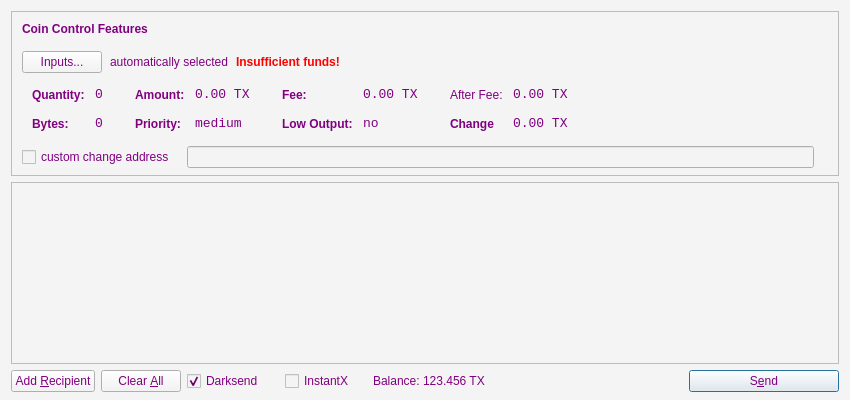
<?xml version="1.0" encoding="UTF-8"?>
<ui version="4.0">
 <class>SendCoinsDialog</class>
 <widget class="QDialog" name="SendCoinsDialog">
  <property name="geometry">
   <rect>
    <x>0</x>
    <y>0</y>
    <width>850</width>
    <height>400</height>
   </rect>
  </property>
  <property name="windowTitle">
   <string>Send Coins</string>
  </property>
  <property name="styleSheet">
   <string notr="true">color: rgb(204, 155, 68);
background-color: rgb(244, 244, 244);</string>
  </property>
  <layout class="QVBoxLayout" name="verticalLayout" stretch="0,1,0">
   <property name="bottomMargin">
    <number>8</number>
   </property>
   <item>
    <widget class="QFrame" name="frameCoinControl">
     <property name="sizePolicy">
      <sizepolicy hsizetype="Expanding" vsizetype="Expanding">
       <horstretch>0</horstretch>
       <verstretch>0</verstretch>
      </sizepolicy>
     </property>
     <property name="maximumSize">
      <size>
       <width>16777215</width>
       <height>16777215</height>
      </size>
     </property>
     <property name="frameShape">
      <enum>QFrame::StyledPanel</enum>
     </property>
     <property name="frameShadow">
      <enum>QFrame::Sunken</enum>
     </property>
     <layout class="QVBoxLayout" name="verticalLayoutCoinControl2">
      <property name="spacing">
       <number>6</number>
      </property>
      <property name="leftMargin">
       <number>0</number>
      </property>
      <property name="topMargin">
       <number>0</number>
      </property>
      <property name="rightMargin">
       <number>0</number>
      </property>
      <property name="bottomMargin">
       <number>6</number>
      </property>
      <item>
       <layout class="QVBoxLayout" name="verticalLayoutCoinControl" stretch="0,0,0,0,1">
        <property name="spacing">
         <number>0</number>
        </property>
        <property name="leftMargin">
         <number>10</number>
        </property>
        <property name="topMargin">
         <number>10</number>
        </property>
        <item>
         <layout class="QHBoxLayout" name="horizontalLayoutCoinControl1">
          <property name="bottomMargin">
           <number>15</number>
          </property>
          <item>
           <widget class="QLabel" name="labelCoinControlFeatures">
            <property name="sizePolicy">
             <sizepolicy hsizetype="Preferred" vsizetype="Maximum">
              <horstretch>0</horstretch>
              <verstretch>0</verstretch>
             </sizepolicy>
            </property>
            <property name="font">
             <font>
              <weight>75</weight>
              <bold>true</bold>
             </font>
            </property>
            <property name="styleSheet">
             <string notr="true"> color: #800080;</string>
            </property>
            <property name="text">
             <string>Coin Control Features</string>
            </property>
           </widget>
          </item>
         </layout>
        </item>
        <item>
         <layout class="QHBoxLayout" name="horizontalLayoutCoinControl2" stretch="0,0,0,0">
          <property name="spacing">
           <number>8</number>
          </property>
          <property name="bottomMargin">
           <number>10</number>
          </property>
          <item>
           <widget class="QPushButton" name="pushButtonCoinControl">
            <property name="styleSheet">
             <string notr="true">color: #800080;</string>
            </property>
            <property name="text">
             <string>Inputs...</string>
            </property>
           </widget>
          </item>
          <item>
           <widget class="QLabel" name="labelCoinControlAutomaticallySelected">
            <property name="styleSheet">
             <string notr="true">color: #800080;</string>
            </property>
            <property name="text">
             <string>automatically selected</string>
            </property>
            <property name="margin">
             <number>5</number>
            </property>
           </widget>
          </item>
          <item>
           <widget class="QLabel" name="labelCoinControlInsuffFunds">
            <property name="font">
             <font>
              <weight>75</weight>
              <bold>true</bold>
             </font>
            </property>
            <property name="styleSheet">
             <string notr="true">color:red;font-weight:bold;</string>
            </property>
            <property name="text">
             <string>Insufficient funds!</string>
            </property>
            <property name="margin">
             <number>5</number>
            </property>
           </widget>
          </item>
          <item>
           <spacer name="horizontalSpacerCoinControl">
            <property name="orientation">
             <enum>Qt::Horizontal</enum>
            </property>
            <property name="sizeHint" stdset="0">
             <size>
              <width>40</width>
              <height>1</height>
             </size>
            </property>
           </spacer>
          </item>
         </layout>
        </item>
        <item>
         <widget class="QWidget" name="widgetCoinControl" native="true">
          <property name="sizePolicy">
           <sizepolicy hsizetype="Preferred" vsizetype="Preferred">
            <horstretch>0</horstretch>
            <verstretch>0</verstretch>
           </sizepolicy>
          </property>
          <property name="minimumSize">
           <size>
            <width>0</width>
            <height>0</height>
           </size>
          </property>
          <property name="styleSheet">
           <string notr="true"/>
          </property>
          <layout class="QHBoxLayout" name="horizontalLayoutCoinControl5">
           <property name="leftMargin">
            <number>0</number>
           </property>
           <property name="topMargin">
            <number>0</number>
           </property>
           <property name="rightMargin">
            <number>0</number>
           </property>
           <property name="bottomMargin">
            <number>0</number>
           </property>
           <item>
            <layout class="QHBoxLayout" name="horizontalLayoutCoinControl3" stretch="0,0,0,1">
             <property name="spacing">
              <number>20</number>
             </property>
             <property name="topMargin">
              <number>0</number>
             </property>
             <property name="bottomMargin">
              <number>10</number>
             </property>
             <item>
              <layout class="QFormLayout" name="formLayoutCoinControl1">
               <property name="horizontalSpacing">
                <number>10</number>
               </property>
               <property name="verticalSpacing">
                <number>14</number>
               </property>
               <property name="leftMargin">
                <number>10</number>
               </property>
               <property name="topMargin">
                <number>4</number>
               </property>
               <property name="rightMargin">
                <number>6</number>
               </property>
               <item row="0" column="0">
                <widget class="QLabel" name="labelCoinControlQuantityText">
                 <property name="styleSheet">
                  <string notr="true">font-weight:bold; color: #800080;</string>
                 </property>
                 <property name="text">
                  <string>Quantity:</string>
                 </property>
                 <property name="margin">
                  <number>0</number>
                 </property>
                </widget>
               </item>
               <item row="0" column="1">
                <widget class="QLabel" name="labelCoinControlQuantity">
                 <property name="font">
                  <font>
                   <family>Monospace</family>
                   <pointsize>10</pointsize>
                  </font>
                 </property>
                 <property name="cursor">
                  <cursorShape>IBeamCursor</cursorShape>
                 </property>
                 <property name="contextMenuPolicy">
                  <enum>Qt::ActionsContextMenu</enum>
                 </property>
                 <property name="styleSheet">
                  <string notr="true">color: #800080;</string>
                 </property>
                 <property name="text">
                  <string>0</string>
                 </property>
                 <property name="margin">
                  <number>0</number>
                 </property>
                 <property name="textInteractionFlags">
                  <set>Qt::LinksAccessibleByMouse|Qt::TextSelectableByKeyboard|Qt::TextSelectableByMouse</set>
                 </property>
                </widget>
               </item>
               <item row="1" column="0">
                <widget class="QLabel" name="labelCoinControlBytesText">
                 <property name="styleSheet">
                  <string notr="true">font-weight:bold; color: #800080;</string>
                 </property>
                 <property name="text">
                  <string>Bytes:</string>
                 </property>
                </widget>
               </item>
               <item row="1" column="1">
                <widget class="QLabel" name="labelCoinControlBytes">
                 <property name="font">
                  <font>
                   <family>Monospace</family>
                   <pointsize>10</pointsize>
                  </font>
                 </property>
                 <property name="cursor">
                  <cursorShape>IBeamCursor</cursorShape>
                 </property>
                 <property name="contextMenuPolicy">
                  <enum>Qt::ActionsContextMenu</enum>
                 </property>
                 <property name="styleSheet">
                  <string notr="true">color: #800080;</string>
                 </property>
                 <property name="text">
                  <string>0</string>
                 </property>
                 <property name="textInteractionFlags">
                  <set>Qt::LinksAccessibleByMouse|Qt::TextSelectableByKeyboard|Qt::TextSelectableByMouse</set>
                 </property>
                </widget>
               </item>
              </layout>
             </item>
             <item>
              <layout class="QFormLayout" name="formLayoutCoinControl2">
               <property name="horizontalSpacing">
                <number>10</number>
               </property>
               <property name="verticalSpacing">
                <number>14</number>
               </property>
               <property name="leftMargin">
                <number>6</number>
               </property>
               <property name="topMargin">
                <number>4</number>
               </property>
               <property name="rightMargin">
                <number>6</number>
               </property>
               <item row="0" column="0">
                <widget class="QLabel" name="labelCoinControlAmountText">
                 <property name="styleSheet">
                  <string notr="true">font-weight:bold; color: #800080;</string>
                 </property>
                 <property name="text">
                  <string>Amount:</string>
                 </property>
                 <property name="margin">
                  <number>0</number>
                 </property>
                </widget>
               </item>
               <item row="0" column="1">
                <widget class="QLabel" name="labelCoinControlAmount">
                 <property name="font">
                  <font>
                   <family>Monospace</family>
                   <pointsize>10</pointsize>
                  </font>
                 </property>
                 <property name="cursor">
                  <cursorShape>IBeamCursor</cursorShape>
                 </property>
                 <property name="contextMenuPolicy">
                  <enum>Qt::ActionsContextMenu</enum>
                 </property>
                 <property name="styleSheet">
                  <string notr="true">color: #800080;</string>
                 </property>
                 <property name="text">
                  <string>0.00 TX</string>
                 </property>
                 <property name="textInteractionFlags">
                  <set>Qt::LinksAccessibleByMouse|Qt::TextSelectableByKeyboard|Qt::TextSelectableByMouse</set>
                 </property>
                </widget>
               </item>
               <item row="1" column="0">
                <widget class="QLabel" name="labelCoinControlPriorityText">
                 <property name="styleSheet">
                  <string notr="true">font-weight:bold; color: #800080;</string>
                 </property>
                 <property name="text">
                  <string>Priority:</string>
                 </property>
                </widget>
               </item>
               <item row="1" column="1">
                <widget class="QLabel" name="labelCoinControlPriority">
                 <property name="font">
                  <font>
                   <family>Monospace</family>
                   <pointsize>10</pointsize>
                  </font>
                 </property>
                 <property name="cursor">
                  <cursorShape>IBeamCursor</cursorShape>
                 </property>
                 <property name="contextMenuPolicy">
                  <enum>Qt::ActionsContextMenu</enum>
                 </property>
                 <property name="styleSheet">
                  <string notr="true">color: #800080;</string>
                 </property>
                 <property name="text">
                  <string>medium</string>
                 </property>
                 <property name="textInteractionFlags">
                  <set>Qt::LinksAccessibleByMouse|Qt::TextSelectableByKeyboard|Qt::TextSelectableByMouse</set>
                 </property>
                </widget>
               </item>
              </layout>
             </item>
             <item>
              <layout class="QFormLayout" name="formLayoutCoinControl3">
               <property name="horizontalSpacing">
                <number>10</number>
               </property>
               <property name="verticalSpacing">
                <number>14</number>
               </property>
               <property name="leftMargin">
                <number>6</number>
               </property>
               <property name="topMargin">
                <number>4</number>
               </property>
               <property name="rightMargin">
                <number>6</number>
               </property>
               <item row="0" column="0">
                <widget class="QLabel" name="labelCoinControlFeeText">
                 <property name="styleSheet">
                  <string notr="true">font-weight:bold; color: #800080;</string>
                 </property>
                 <property name="text">
                  <string>Fee:</string>
                 </property>
                 <property name="margin">
                  <number>0</number>
                 </property>
                </widget>
               </item>
               <item row="0" column="1">
                <widget class="QLabel" name="labelCoinControlFee">
                 <property name="font">
                  <font>
                   <family>Monospace</family>
                   <pointsize>10</pointsize>
                  </font>
                 </property>
                 <property name="cursor">
                  <cursorShape>IBeamCursor</cursorShape>
                 </property>
                 <property name="contextMenuPolicy">
                  <enum>Qt::ActionsContextMenu</enum>
                 </property>
                 <property name="styleSheet">
                  <string notr="true">color: #800080;</string>
                 </property>
                 <property name="text">
                  <string>0.00 TX</string>
                 </property>
                 <property name="textInteractionFlags">
                  <set>Qt::LinksAccessibleByMouse|Qt::TextSelectableByKeyboard|Qt::TextSelectableByMouse</set>
                 </property>
                </widget>
               </item>
               <item row="1" column="0">
                <widget class="QLabel" name="labelCoinControlLowOutputText">
                 <property name="styleSheet">
                  <string notr="true">font-weight:bold; color: #800080;</string>
                 </property>
                 <property name="text">
                  <string>Low Output:</string>
                 </property>
                </widget>
               </item>
               <item row="1" column="1">
                <widget class="QLabel" name="labelCoinControlLowOutput">
                 <property name="font">
                  <font>
                   <family>Monospace</family>
                   <pointsize>10</pointsize>
                  </font>
                 </property>
                 <property name="cursor">
                  <cursorShape>IBeamCursor</cursorShape>
                 </property>
                 <property name="contextMenuPolicy">
                  <enum>Qt::ActionsContextMenu</enum>
                 </property>
                 <property name="styleSheet">
                  <string notr="true">color: #800080;</string>
                 </property>
                 <property name="text">
                  <string>no</string>
                 </property>
                 <property name="textInteractionFlags">
                  <set>Qt::LinksAccessibleByMouse|Qt::TextSelectableByKeyboard|Qt::TextSelectableByMouse</set>
                 </property>
                </widget>
               </item>
              </layout>
             </item>
             <item>
              <layout class="QFormLayout" name="formLayoutCoinControl4">
               <property name="horizontalSpacing">
                <number>10</number>
               </property>
               <property name="verticalSpacing">
                <number>14</number>
               </property>
               <property name="leftMargin">
                <number>6</number>
               </property>
               <property name="topMargin">
                <number>4</number>
               </property>
               <property name="rightMargin">
                <number>6</number>
               </property>
               <item row="0" column="0">
                <widget class="QLabel" name="labelCoinControlAfterFeeText">
                 <property name="styleSheet">
                  <string notr="true"> color: #800080;</string>
                 </property>
                 <property name="text">
                  <string>After Fee:</string>
                 </property>
                 <property name="margin">
                  <number>0</number>
                 </property>
                </widget>
               </item>
               <item row="0" column="1">
                <widget class="QLabel" name="labelCoinControlAfterFee">
                 <property name="font">
                  <font>
                   <family>Monospace</family>
                   <pointsize>10</pointsize>
                  </font>
                 </property>
                 <property name="cursor">
                  <cursorShape>IBeamCursor</cursorShape>
                 </property>
                 <property name="contextMenuPolicy">
                  <enum>Qt::ActionsContextMenu</enum>
                 </property>
                 <property name="styleSheet">
                  <string notr="true">color: #800080;</string>
                 </property>
                 <property name="text">
                  <string>0.00 TX</string>
                 </property>
                 <property name="textInteractionFlags">
                  <set>Qt::LinksAccessibleByMouse|Qt::TextSelectableByKeyboard|Qt::TextSelectableByMouse</set>
                 </property>
                </widget>
               </item>
               <item row="1" column="0">
                <widget class="QLabel" name="labelCoinControlChangeText">
                 <property name="styleSheet">
                  <string notr="true">font-weight:bold; color: #800080;</string>
                 </property>
                 <property name="text">
                  <string>Change</string>
                 </property>
                </widget>
               </item>
               <item row="1" column="1">
                <widget class="QLabel" name="labelCoinControlChange">
                 <property name="font">
                  <font>
                   <family>Monospace</family>
                   <pointsize>10</pointsize>
                  </font>
                 </property>
                 <property name="cursor">
                  <cursorShape>IBeamCursor</cursorShape>
                 </property>
                 <property name="contextMenuPolicy">
                  <enum>Qt::ActionsContextMenu</enum>
                 </property>
                 <property name="styleSheet">
                  <string notr="true">color: #800080;</string>
                 </property>
                 <property name="text">
                  <string>0.00 TX</string>
                 </property>
                 <property name="textInteractionFlags">
                  <set>Qt::LinksAccessibleByMouse|Qt::TextSelectableByKeyboard|Qt::TextSelectableByMouse</set>
                 </property>
                </widget>
               </item>
              </layout>
             </item>
            </layout>
           </item>
          </layout>
         </widget>
        </item>
        <item>
         <layout class="QHBoxLayout" name="horizontalLayoutCoinControl4" stretch="0,0,0">
          <property name="spacing">
           <number>12</number>
          </property>
          <property name="sizeConstraint">
           <enum>QLayout::SetDefaultConstraint</enum>
          </property>
          <property name="topMargin">
           <number>5</number>
          </property>
          <property name="rightMargin">
           <number>5</number>
          </property>
          <item>
           <widget class="QCheckBox" name="checkBoxCoinControlChange">
            <property name="styleSheet">
             <string notr="true">color: #800080;</string>
            </property>
            <property name="text">
             <string>custom change address</string>
            </property>
           </widget>
          </item>
          <item>
           <widget class="QLineEdit" name="lineEditCoinControlChange">
            <property name="enabled">
             <bool>false</bool>
            </property>
            <property name="sizePolicy">
             <sizepolicy hsizetype="Expanding" vsizetype="Fixed">
              <horstretch>0</horstretch>
              <verstretch>0</verstretch>
             </sizepolicy>
            </property>
           </widget>
          </item>
          <item>
           <widget class="QLabel" name="labelCoinControlChangeLabel">
            <property name="sizePolicy">
             <sizepolicy hsizetype="Preferred" vsizetype="Expanding">
              <horstretch>0</horstretch>
              <verstretch>0</verstretch>
             </sizepolicy>
            </property>
            <property name="minimumSize">
             <size>
              <width>0</width>
              <height>0</height>
             </size>
            </property>
            <property name="text">
             <string/>
            </property>
            <property name="margin">
             <number>3</number>
            </property>
           </widget>
          </item>
         </layout>
        </item>
        <item>
         <spacer name="verticalSpacerCoinControl">
          <property name="orientation">
           <enum>Qt::Vertical</enum>
          </property>
          <property name="sizeHint" stdset="0">
           <size>
            <width>800</width>
            <height>1</height>
           </size>
          </property>
         </spacer>
        </item>
       </layout>
      </item>
     </layout>
    </widget>
   </item>
   <item>
    <widget class="QScrollArea" name="scrollArea">
     <property name="widgetResizable">
      <bool>true</bool>
     </property>
     <widget class="QWidget" name="scrollAreaWidgetContents">
      <property name="geometry">
       <rect>
        <x>0</x>
        <y>0</y>
        <width>830</width>
        <height>170</height>
       </rect>
      </property>
      <layout class="QVBoxLayout" name="verticalLayout_2">
       <property name="leftMargin">
        <number>0</number>
       </property>
       <property name="topMargin">
        <number>0</number>
       </property>
       <property name="rightMargin">
        <number>0</number>
       </property>
       <property name="bottomMargin">
        <number>0</number>
       </property>
       <item>
        <layout class="QVBoxLayout" name="entries">
         <property name="spacing">
          <number>6</number>
         </property>
        </layout>
       </item>
       <item>
        <spacer name="verticalSpacer">
         <property name="orientation">
          <enum>Qt::Vertical</enum>
         </property>
         <property name="sizeHint" stdset="0">
          <size>
           <width>20</width>
           <height>40</height>
          </size>
         </property>
        </spacer>
       </item>
      </layout>
     </widget>
    </widget>
   </item>
   <item>
    <layout class="QHBoxLayout" name="horizontalLayout">
     <item>
      <widget class="QPushButton" name="addButton">
       <property name="toolTip">
        <string>Send to multiple recipients at once</string>
       </property>
       <property name="styleSheet">
        <string notr="true">color: #800080;</string>
       </property>
       <property name="text">
        <string>Add &amp;Recipient</string>
       </property>
       <property name="autoDefault">
        <bool>false</bool>
       </property>
      </widget>
     </item>
     <item>
      <widget class="QPushButton" name="clearButton">
       <property name="sizePolicy">
        <sizepolicy hsizetype="Minimum" vsizetype="Fixed">
         <horstretch>0</horstretch>
         <verstretch>0</verstretch>
        </sizepolicy>
       </property>
       <property name="toolTip">
        <string>Remove all transaction fields</string>
       </property>
       <property name="styleSheet">
        <string notr="true">color: #800080;</string>
       </property>
       <property name="text">
        <string>Clear &amp;All</string>
       </property>
       <property name="autoRepeatDelay">
        <number>300</number>
       </property>
       <property name="autoDefault">
        <bool>false</bool>
       </property>
      </widget>
     </item>
     <item>
      <layout class="QHBoxLayout" name="horizontalLayout_2">
       <property name="spacing">
        <number>3</number>
       </property>
       <item>
        <widget class="QCheckBox" name="checkUseDarksend">
         <property name="minimumSize">
          <size>
           <width>95</width>
           <height>0</height>
          </size>
         </property>
         <property name="styleSheet">
          <string notr="true">color: #800080;</string>
         </property>
         <property name="text">
          <string>Darksend</string>
         </property>
         <property name="checked">
          <bool>true</bool>
         </property>
        </widget>
       </item>
       <item>
        <widget class="QCheckBox" name="checkInstantX">
         <property name="enabled">
          <bool>true</bool>
         </property>
         <property name="minimumSize">
          <size>
           <width>85</width>
           <height>0</height>
          </size>
         </property>
         <property name="styleSheet">
          <string notr="true">color: #800080;</string>
         </property>
         <property name="text">
          <string>InstantX</string>
         </property>
        </widget>
       </item>
       <item>
        <widget class="QLabel" name="label">
         <property name="sizePolicy">
          <sizepolicy hsizetype="Preferred" vsizetype="Fixed">
           <horstretch>0</horstretch>
           <verstretch>0</verstretch>
          </sizepolicy>
         </property>
         <property name="styleSheet">
          <string notr="true">color: #800080;</string>
         </property>
         <property name="text">
          <string>Balance:</string>
         </property>
        </widget>
       </item>
       <item>
        <widget class="QLabel" name="labelBalance">
         <property name="sizePolicy">
          <sizepolicy hsizetype="Preferred" vsizetype="Fixed">
           <horstretch>0</horstretch>
           <verstretch>0</verstretch>
          </sizepolicy>
         </property>
         <property name="cursor">
          <cursorShape>IBeamCursor</cursorShape>
         </property>
         <property name="styleSheet">
          <string notr="true">color: #800080;</string>
         </property>
         <property name="text">
          <string>123.456 TX</string>
         </property>
         <property name="textInteractionFlags">
          <set>Qt::LinksAccessibleByMouse|Qt::TextSelectableByKeyboard|Qt::TextSelectableByMouse</set>
         </property>
        </widget>
       </item>
      </layout>
     </item>
     <item>
      <spacer name="horizontalSpacer">
       <property name="orientation">
        <enum>Qt::Horizontal</enum>
       </property>
       <property name="sizeHint" stdset="0">
        <size>
         <width>40</width>
         <height>20</height>
        </size>
       </property>
      </spacer>
     </item>
     <item>
      <widget class="QPushButton" name="sendButton">
       <property name="minimumSize">
        <size>
         <width>150</width>
         <height>0</height>
        </size>
       </property>
       <property name="toolTip">
        <string>Confirm the send action</string>
       </property>
       <property name="styleSheet">
        <string notr="true">color: #800080;</string>
       </property>
       <property name="text">
        <string>S&amp;end</string>
       </property>
       <property name="icon">
        <iconset resource="../bitcoin.qrc">
         <normaloff>:/icons/send</normaloff>:/icons/send</iconset>
       </property>
       <property name="default">
        <bool>true</bool>
       </property>
      </widget>
     </item>
    </layout>
   </item>
  </layout>
 </widget>
 <resources>
  <include location="../bitcoin.qrc"/>
 </resources>
 <connections/>
</ui>
